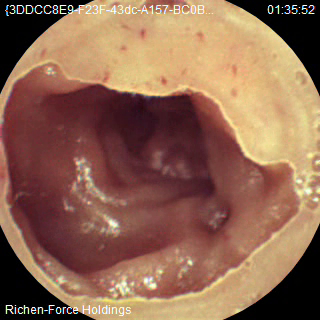
#> input picture data/qiang1.jpg, 320 x 320 px
$ jupyter execute OpenCV_SIFT.ipynb
#> lines starting #> are read from the running program, lines starting #| are printed output that depends on the picture; after the words box and inside, x2 and y2 are one past the last pixel; in counts of white or black regions, pixels touching at a corner belong together
### 图像处理

#### OpenCV SIFT

[cell 1]
import cv2
import numpy as np

img = cv2.imread('data/qiang1.jpg')
#> img is the input picture: shape (320, 320, 3); mean B, G, R 81.7, 103.1, 143
gray = cv2.cvtColor(img, cv2.COLOR_BGR2GRAY)
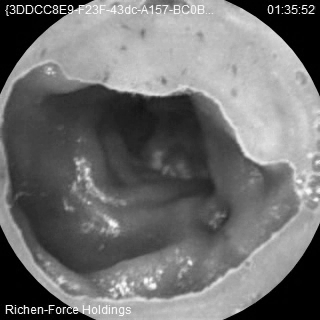
#> gray: shape (320, 320); min 0, max 255, mean 112.5

cv2.__version__ #3.4.1.15 pip install opencv-python==3.4.1.15 pip install opencv-contrib-python==3.4.1.15

#sift = cv2.xfeatures2d.SIFT_create()
sift = cv2.SIFT_create()
kp = sift.detect(gray, None)
#> kp = 385 keypoints; strongest (x, y, size): (9, 307, 2), (62, 7, 1.8), (58, 310, 1.9), (13, 310, 1.9)

img = cv2.drawKeypoints(gray, kp, img)
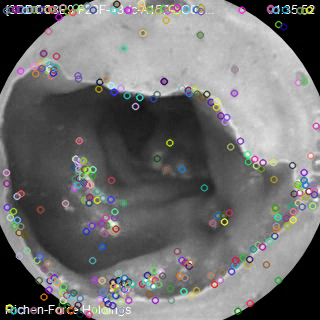
#> img: shape (320, 320, 3); mean B, G, R 111.9, 111.8, 112.2
cv2.imwrite("img_data/sift_img.jpg",img)
cv2.imshow('drawKeypoints', img)
cv2.waitKey(0)
cv2.destroyAllWindows()

$ run again, with data/qiang2.jpg copied over data/qiang1.jpg
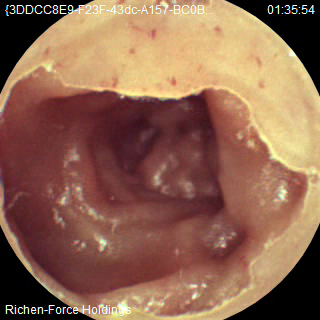
#> input picture data/qiang2.jpg, 320 x 320 px
#> img is the input picture: shape (320, 320, 3); mean B, G, R 80.6, 102.1, 142.7
#> `gray = cv2.cvtColor(img, cv2.COLOR_BGR2GRAY)`:
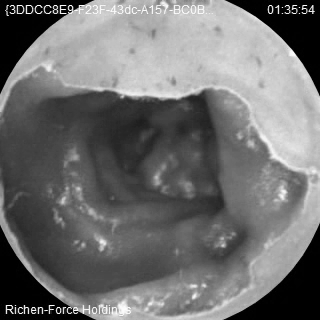
#> gray: shape (320, 320); min 0, max 254, mean 111.8
#> kp = 318 keypoints; strongest (x, y, size): (9, 307, 2), (313, 11, 1.9), (62, 7, 1.8), (58, 310, 1.9)
#> `img = cv2.drawKeypoints(gray, kp, img)`:
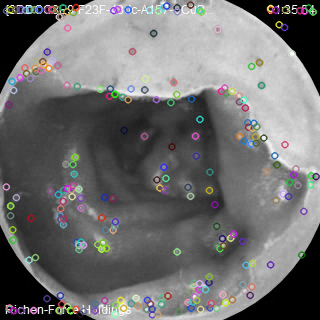
#> img: shape (320, 320, 3); mean B, G, R 111.6, 111.6, 111.7
